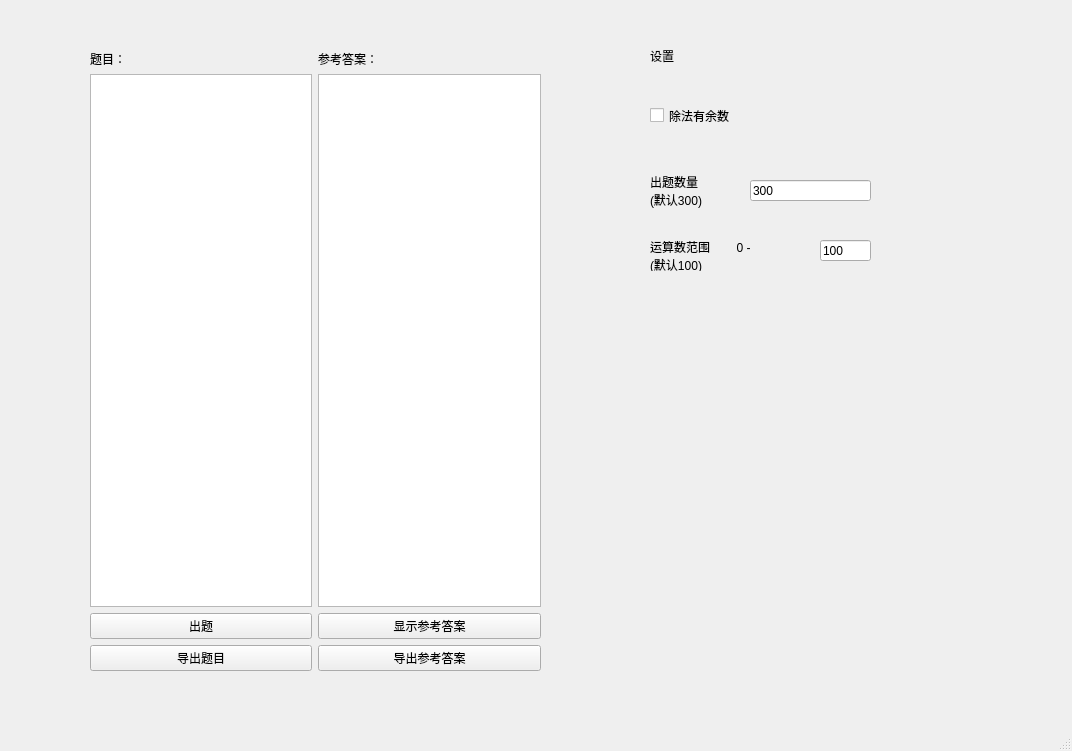
<?xml version="1.0" encoding="UTF-8"?>
<ui version="4.0">
 <class>MainWindow</class>
 <widget class="QMainWindow" name="MainWindow">
  <property name="geometry">
   <rect>
    <x>0</x>
    <y>0</y>
    <width>1072</width>
    <height>751</height>
   </rect>
  </property>
  <property name="windowTitle">
   <string>小学四则运算出题工具</string>
  </property>
  <widget class="QWidget" name="centralwidget">
   <widget class="QWidget" name="gridLayoutWidget">
    <property name="geometry">
     <rect>
      <x>90</x>
      <y>50</y>
      <width>451</width>
      <height>621</height>
     </rect>
    </property>
    <layout class="QGridLayout" name="gridLayout">
     <item row="1" column="1">
      <widget class="QLabel" name="label">
       <property name="text">
        <string>题目：</string>
       </property>
      </widget>
     </item>
     <item row="5" column="2">
      <widget class="QPushButton" name="exportAnswerButton">
       <property name="text">
        <string>导出参考答案</string>
       </property>
      </widget>
     </item>
     <item row="4" column="2">
      <widget class="QPushButton" name="getAnswerButton">
       <property name="text">
        <string>显示参考答案</string>
       </property>
      </widget>
     </item>
     <item row="4" column="1">
      <widget class="QPushButton" name="getQuestionButton">
       <property name="toolTipDuration">
        <number>4</number>
       </property>
       <property name="text">
        <string>出题</string>
       </property>
      </widget>
     </item>
     <item row="3" column="1">
      <widget class="QTextEdit" name="questionTextEdit">
       <property name="readOnly">
        <bool>true</bool>
       </property>
      </widget>
     </item>
     <item row="5" column="1">
      <widget class="QPushButton" name="exportQuestionButton">
       <property name="text">
        <string>导出题目</string>
       </property>
      </widget>
     </item>
     <item row="1" column="2">
      <widget class="QLabel" name="label_2">
       <property name="text">
        <string>参考答案：</string>
       </property>
      </widget>
     </item>
     <item row="3" column="2">
      <widget class="QTextEdit" name="answerTextEdit">
       <property name="readOnly">
        <bool>true</bool>
       </property>
      </widget>
     </item>
    </layout>
   </widget>
   <widget class="QLabel" name="label_3">
    <property name="geometry">
     <rect>
      <x>650</x>
      <y>30</y>
      <width>158</width>
      <height>52</height>
     </rect>
    </property>
    <property name="text">
     <string>设置</string>
    </property>
   </widget>
   <widget class="QLabel" name="label_4">
    <property name="geometry">
     <rect>
      <x>650</x>
      <y>170</y>
      <width>71</width>
      <height>41</height>
     </rect>
    </property>
    <property name="text">
     <string>出题数量
(默认300)</string>
    </property>
   </widget>
   <widget class="QLineEdit" name="numberLineEdit">
    <property name="geometry">
     <rect>
      <x>750</x>
      <y>180</y>
      <width>121</width>
      <height>21</height>
     </rect>
    </property>
    <property name="text">
     <string>300</string>
    </property>
   </widget>
   <widget class="QCheckBox" name="checkBox">
    <property name="geometry">
     <rect>
      <x>650</x>
      <y>100</y>
      <width>131</width>
      <height>31</height>
     </rect>
    </property>
    <property name="text">
     <string>除法有余数</string>
    </property>
   </widget>
   <widget class="QLabel" name="label_5">
    <property name="geometry">
     <rect>
      <x>650</x>
      <y>240</y>
      <width>161</width>
      <height>31</height>
     </rect>
    </property>
    <property name="text">
     <string>运算数范围        0 -
(默认100)</string>
    </property>
   </widget>
   <widget class="QLineEdit" name="rangeLineEdit">
    <property name="geometry">
     <rect>
      <x>820</x>
      <y>240</y>
      <width>51</width>
      <height>21</height>
     </rect>
    </property>
    <property name="text">
     <string>100</string>
    </property>
   </widget>
  </widget>
  <widget class="QMenuBar" name="menubar">
   <property name="geometry">
    <rect>
     <x>0</x>
     <y>0</y>
     <width>1072</width>
     <height>26</height>
    </rect>
   </property>
  </widget>
  <widget class="QStatusBar" name="statusbar"/>
 </widget>
 <resources/>
 <connections/>
</ui>
